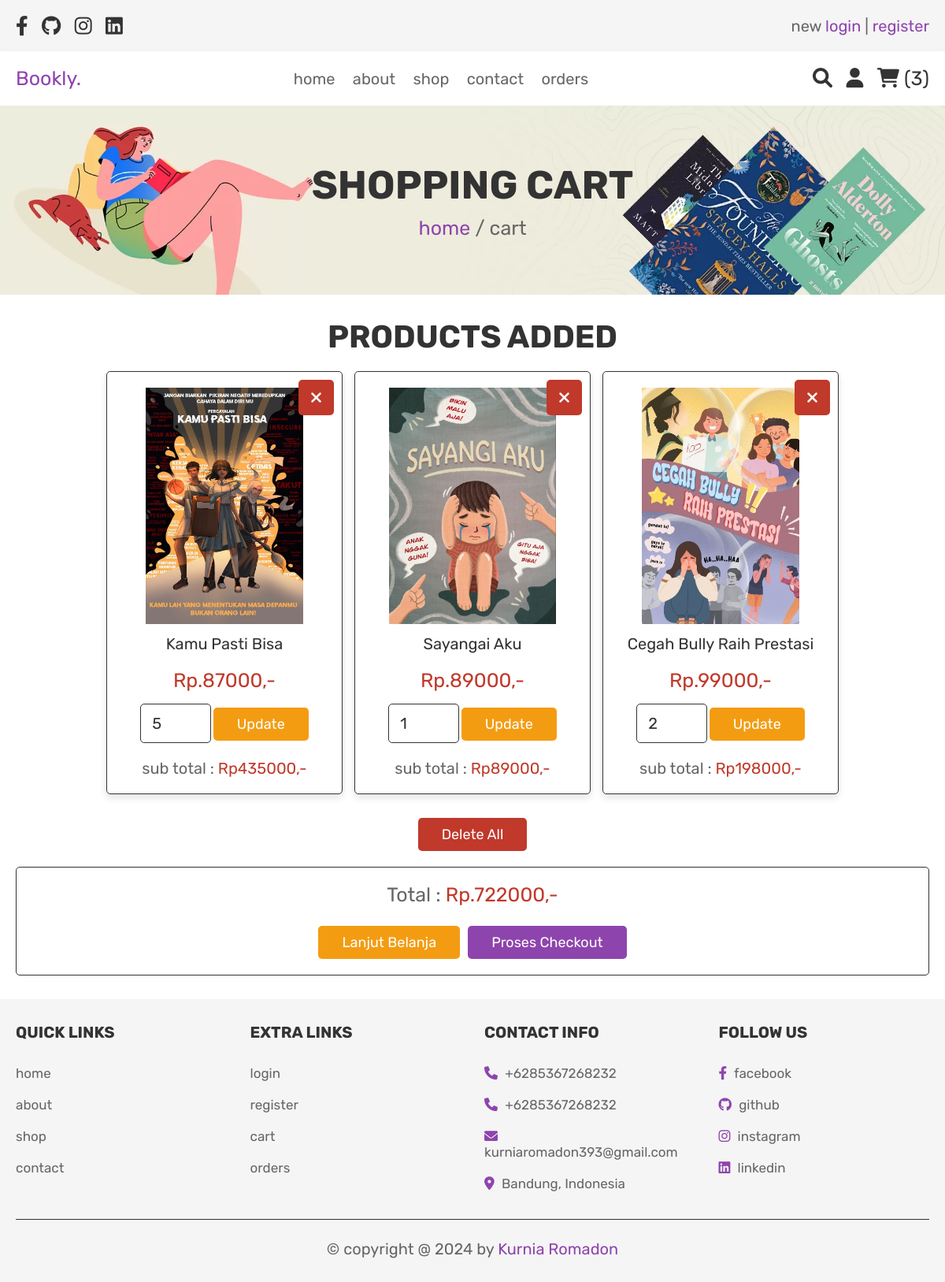
Screenshot of /cart.php (signed in) with the database file from the repository.
### tables this page shows
CREATE TABLE `cart` (
  `id` int(100) NOT NULL,
  `user_id` int(100) NOT NULL,
  `name` varchar(100) NOT NULL,
  `price` int(100) NOT NULL,
  `quantity` int(100) NOT NULL,
  `image` varchar(100) NOT NULL
);

### cart.php (the view, shortened to what this page needs)
<?php
include 'config.php';
$user_id = $_SESSION['user_id'];
?>
<!DOCTYPE html>
<html lang="en">
<head>
   <link rel="stylesheet" href="https://cdnjs.cloudflare.com/ajax/libs/font-awesome/6.0.0/css/all.min.css">
   <link rel="stylesheet" href="css/style.css">
</head>
<body>
<?php include 'header.php'; ?>
<div class="heading">
   <h3>shopping cart</h3>
   <p> <a href="home.php">home</a> / cart </p>
</div>
<section class="shopping-cart">
   <h1 class="title">products added</h1>
   <div class="box-container">
      <?php
         $grand_total = 0;
         $select_cart = mysqli_query($conn, "SELECT * FROM `cart` WHERE user_id = '$user_id'") or die('query failed');
         if(mysqli_num_rows($select_cart) > 0){
            while($fetch_cart = mysqli_fetch_assoc($select_cart)){
      ?>
      <div class="box">
         <a href="cart.php?delete=<?php echo $fetch_cart['id']; ?>" class="fas fa-times" onclick="return confirm('delete this from cart?');"></a>
         <img src="uploaded_img/<?php echo $fetch_cart['image']; ?>" alt="">
         <div class="name"><?php echo $fetch_cart['name']; ?></div>
         <div class="price">Rp.<?php echo $fetch_cart['price']; ?>,-</div>
         <form action="" method="post">
            <input type="number" min="1" name="cart_quantity" value="<?php echo $fetch_cart['quantity']; ?>">
            <input type="submit" name="update_cart" value="update" class="option-btn">
         </form>
         <div class="sub-total"> sub total : <span>Rp<?php echo $sub_total = ($fetch_cart['quantity'] * $fetch_cart['price']); ?>,-</span> </div>
      </div>
      <?php
      $grand_total += $sub_total;
         }
      }else{
         echo '<p class="empty">keranjangmu masih kosong</p>';
      }
      ?>
   </div>
   <div style="margin-top: 2rem; text-align:center;">
      <a href="cart.php?delete_all" class="delete-btn <?php echo ($grand_total > 1)?'':'disabled'; ?>" onclick="return confirm('delete all from cart?');">delete all</a>
   </div>
   <div class="cart-total">
      <p>Total : <span>Rp.<?php echo $grand_total; ?>,-</span></p>
      <div class="flex">
         <a href="shop.php" class="option-btn">Lanjut belanja</a>
         <a href="checkout.php" class="btn <?php echo ($grand_total > 1)?'':'disabled'; ?>">Proses checkout</a>
      </div>
   </div>
</section>
<?php include 'footer.php'; ?>
</body>
</html>

### css/style.css (style rules this page uses)
:root { --purple:#8e44ad; --red:#c0392b; --orange:#f39c12; --black:#333; --white:#fff; --light-color:#666; --light-white:#ccc; --light-bg:#f5f5f5; --border:.1rem solid var(--black); --box-shadow:0 .5rem 1rem rgba(0,0,0,.1); }
* { font-family: 'Rubik', sans-serif; margin:0; padding:0; box-sizing: border-box; outline: none; border:none; text-decoration: none; transition:all .2s linear; }
html { font-size: 62.5%; overflow-x: hidden; }
section { padding:3rem 2rem; }
.title { text-align: center; margin-bottom: 2rem; text-transform: uppercase; color:var(--black); font-size: 4rem; }
.btn, .option-btn, .delete-btn, .white-btn { display: inline-block; margin-top: 1rem; padding:1rem 3rem; cursor: pointer; color:var(--white); font-size: 1.8rem; border-radius: .5rem; text-transform: capitalize; }
.white-btn, .btn { background-color: var(--purple); }
.option-btn { background-color: var(--orange); }
.delete-btn { background-color: var(--red); }
.heading { min-height: 30vh; display: flex; flex-flow: column; align-items: center; justify-content: center; gap:1rem; background: url(../images/heading-bg.webp) no-repeat; background-size: cover; background-position: center; text-align: center; }
.heading h3 { font-size: 5rem; color:var(--black); text-transform: uppercase; }
.heading p { font-size: 2.5rem; color:var(--light-color); }
.heading p a { color:var(--purple); }
.shopping-cart .box-container { max-width: 1200px; margin:0 auto; display: grid; grid-template-columns: repeat(auto-fit, 30rem); align-items: center; gap:1.5rem; justify-content: center; }
.shopping-cart .box-container .box { text-align: center; padding:2rem; border-radius: .5rem; background-color: var(--white); box-shadow: var(--box-shadow); position: relative; border:var(--border); }
.shopping-cart .box-container .box .fa-times { position: absolute; top:1rem; right:1rem; height: 4.5rem; width: 4.5rem; line-height: 4.5rem; font-size: 2rem; background-color: var(--red); color:var(--white); border-radius: .5rem; }
.shopping-cart .box-container .box img { height: 30rem; }
.shopping-cart .box-container .box .name { padding:1rem 0; font-size: 2rem; color:var(--black); }
.shopping-cart .box-container .box .price { padding:1rem 0; font-size: 2.5rem; color:var(--red); }
.shopping-cart .box-container .box input[type="number"] { margin:.5rem 0; border:var(--border); border-radius: .5rem; padding:1.2rem 1.4rem; font-size: 2rem; color:var(--black); width: 9rem; }
.shopping-cart .box-container .box .sub-total { padding-top: 1.5rem; font-size: 2rem; color:var(--light-color); }
.shopping-cart .box-container .box .sub-total span { color:var(--red); }
.shopping-cart .cart-total { max-width: 1200px; margin:0 auto; border:var(--border); padding:2rem; text-align: center; margin-top: 2rem; border-radius: .5rem; }
.shopping-cart .cart-total p { font-size: 2.5rem; color:var(--light-color); }
.shopping-cart .cart-total p span { color:var(--red); }
.shopping-cart .cart-total .flex { display: flex; flex-wrap: wrap; column-gap:1rem; margin-top: 1.5rem; justify-content: center; }

### rows the page displays
cart: image (picture), name "Kamu Pasti Bisa", price "87000", cart_quantity "5", $sub_total = ($fetch_cart['quantity'] * $fetch_cart['price']) "435000"
cart: image (picture), name "Sayangai Aku", price "89000", cart_quantity "1"
cart: image (picture), name "Cegah Bully Raih Prestasi", price "99000", cart_quantity "2", $sub_total = ($fetch_cart['quantity'] * $fetch_cart['price']) "198000"

### other values shown
$cart_rows_number "3"
$grand_total "722000"
